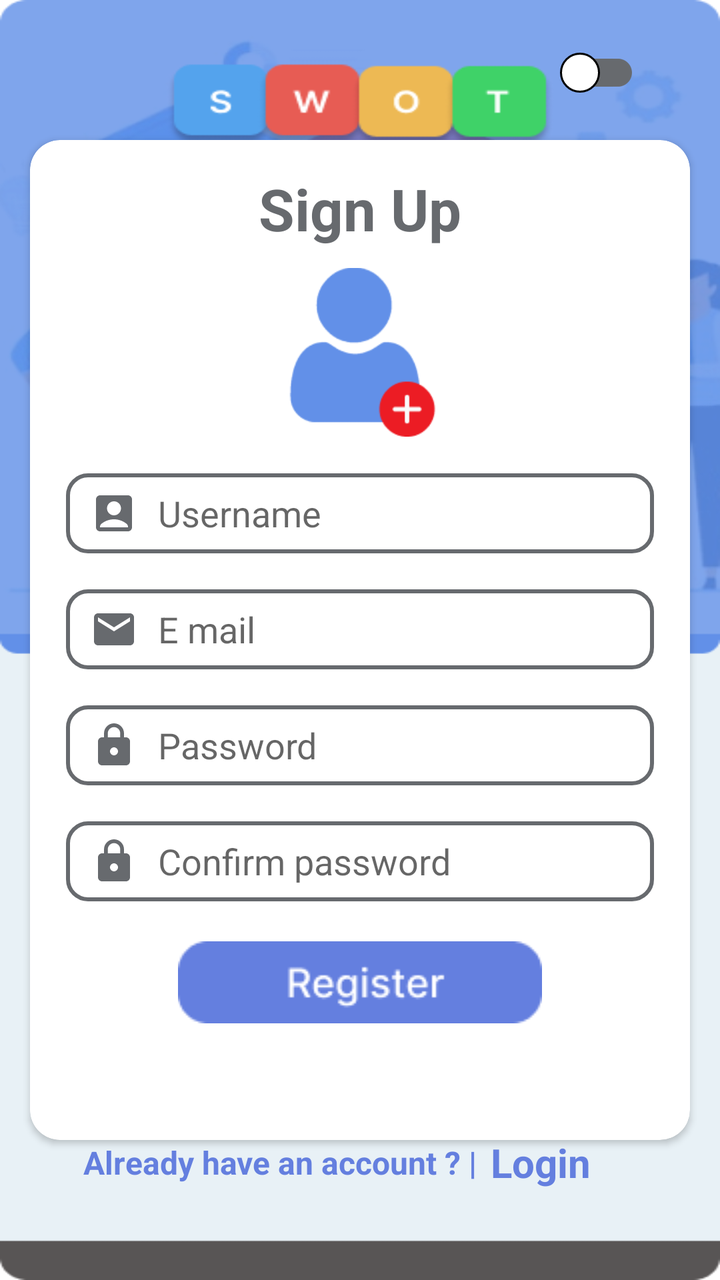
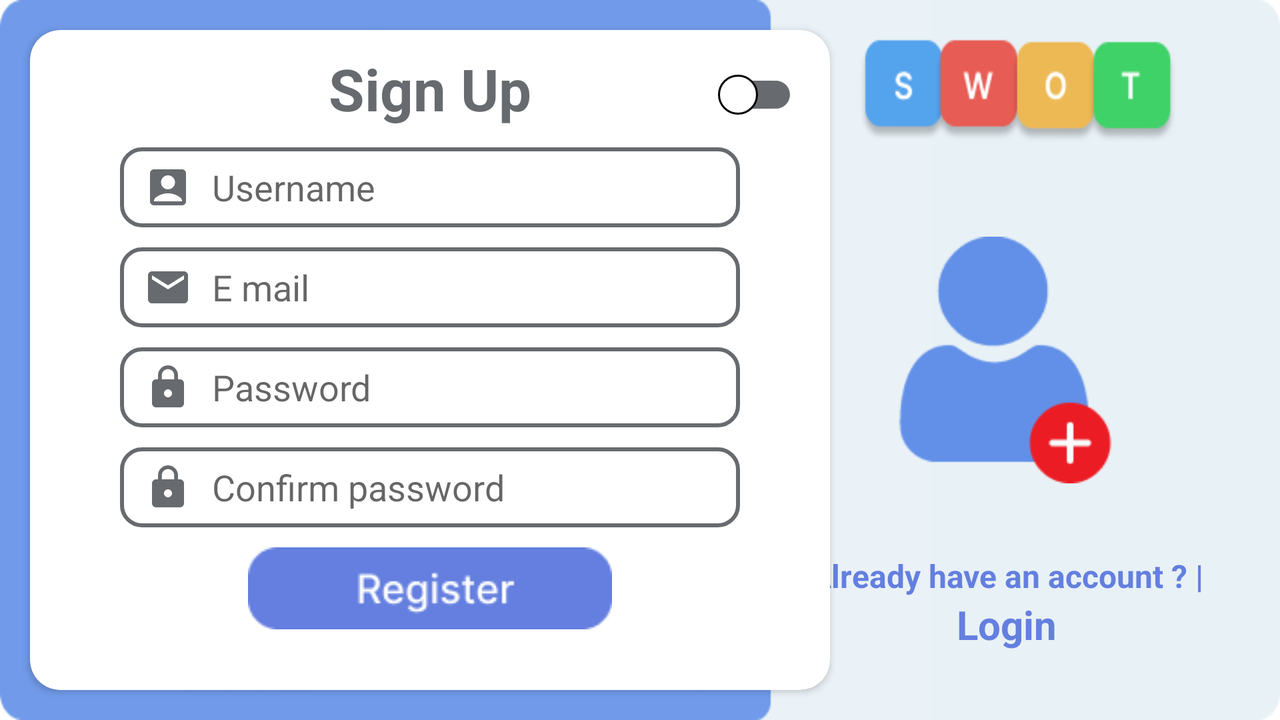

One screen, two layout resources from the same app: the default and the repository's alternative for another configuration. Each is rendered where Android would select it; the XML of both is given below.
<!-- AndroidManifest.xml: application theme Theme.Todotestapp -->
<!-- res/layout/activity_register.xml -->
<?xml version="1.0" encoding="utf-8"?>
<androidx.constraintlayout.widget.ConstraintLayout xmlns:android="http://schemas.android.com/apk/res/android"
    xmlns:app="http://schemas.android.com/apk/res-auto"
    xmlns:tools="http://schemas.android.com/tools"
    android:layout_width="match_parent"
    android:layout_height="match_parent"
    android:background="@drawable/bgreg"
    tools:context=".Register">

    <androidx.cardview.widget.CardView
        android:layout_width="match_parent"
        android:layout_height="500dp"
        android:layout_margin="15dp"
        android:layout_marginStart="22dp"
        android:layout_marginEnd="22dp"
        app:cardCornerRadius="15dp"
        android:background="@color/regbgboxc"
        app:layout_constraintBottom_toBottomOf="parent"
        app:layout_constraintEnd_toEndOf="parent"
        app:layout_constraintStart_toStartOf="parent"
        app:layout_constraintTop_toTopOf="parent">

        <androidx.constraintlayout.widget.ConstraintLayout
            android:layout_width="match_parent"
            android:layout_height="match_parent">

            <TextView
                android:id="@+id/textView7"
                android:layout_width="wrap_content"
                android:layout_height="wrap_content"
                android:layout_marginTop="15dp"
                android:text="Sign Up"
                android:textColor="@color/regtitle"
                android:textSize="29sp"
                android:textStyle="bold"
                app:layout_constraintEnd_toEndOf="parent"
                app:layout_constraintStart_toStartOf="parent"
                app:layout_constraintTop_toTopOf="parent">

            </TextView>

            <ImageView
                android:id="@+id/regProfile"
                android:layout_width="85dp"
                android:layout_height="85dp"
                android:layout_margin="10dp"
                android:layout_marginTop="20dp"
                android:clickable="true"
                app:layout_constraintEnd_toEndOf="@+id/textView7"

                app:layout_constraintStart_toStartOf="@+id/textView7"
                app:layout_constraintTop_toBottomOf="@+id/textView7"
                app:srcCompat="@drawable/regprofile"
                tools:ignore="SpeakableTextPresentCheck" />

            <ImageView
                android:id="@+id/regConfirmUserbtn"
                android:layout_width="wrap_content"
                android:layout_height="wrap_content"
                android:src="@drawable/registerbtn"
                android:layout_marginTop="20dp"
                app:layout_constraintEnd_toEndOf="parent"
                app:layout_constraintStart_toStartOf="parent"
                app:layout_constraintTop_toBottomOf="@+id/regPassword2" />

            <EditText
                android:id="@+id/regEmail"
                android:layout_width="0dp"
                android:layout_height="40dp"
                android:layout_margin="18dp"
                android:layout_marginStart="45dp"
                android:layout_marginEnd="45dp"
                android:background="@drawable/inputtxt"
                android:drawableStart="@drawable/email_focusing"
                android:drawablePadding="10dp"
                android:ems="10"
                android:hint="E mail"
                android:inputType="textEmailAddress"
                android:paddingStart="12dp"
                android:paddingEnd="12dp"
                android:textColor="@color/stndtextcolor"
                app:layout_constraintEnd_toEndOf="parent"
                app:layout_constraintStart_toStartOf="parent"
                app:layout_constraintTop_toBottomOf="@+id/regUsername"
                tools:ignore="TouchTargetSizeCheck" />

            <EditText
                android:id="@+id/regPassword"
                android:layout_width="0dp"
                android:layout_height="40dp"
                android:layout_margin="18dp"
                android:layout_marginStart="45dp"
                android:layout_marginEnd="45dp"
                android:background="@drawable/inputtxt"
                android:drawableStart="@drawable/lock_focusing"
                android:drawablePadding="10dp"
                android:ems="10"
                android:hint="Password"
                android:inputType="textPassword"
                android:paddingStart="12dp"
                android:paddingEnd="12dp"
                android:textColor="@color/stndtextcolor"
                app:layout_constraintEnd_toEndOf="parent"
                app:layout_constraintStart_toStartOf="parent"
                app:layout_constraintTop_toBottomOf="@+id/regEmail"
                tools:ignore="TouchTargetSizeCheck" />

            <EditText
                android:id="@+id/regUsername"
                android:layout_width="0dp"
                android:layout_height="40dp"
                android:layout_margin="18dp"
                android:layout_marginStart="45dp"
                android:layout_marginEnd="45dp"
                android:background="@drawable/inputtxt"
                android:drawableStart="@drawable/iconfocussetting"
                android:drawablePadding="10dp"
                android:ems="10"
                android:hint="Username"
                android:inputType="textPersonName"
                android:paddingStart="12dp"
                android:paddingEnd="12dp"
                android:textColor="@color/stndtextcolor"
                app:layout_constraintEnd_toEndOf="parent"
                app:layout_constraintStart_toStartOf="parent"
                app:layout_constraintTop_toBottomOf="@+id/regProfile"
                tools:ignore="TouchTargetSizeCheck" />

            <EditText
                android:id="@+id/regPassword2"
                android:layout_width="0dp"
                android:layout_height="40dp"
                android:layout_margin="18dp"
                android:layout_marginStart="45dp"
                android:layout_marginEnd="45dp"
                android:background="@drawable/inputtxt"
                android:drawableStart="@drawable/lock_focusing"
                android:drawablePadding="10dp"
                android:ems="10"
                android:hint="Confirm password"
                android:inputType="textPassword"
                android:paddingStart="12dp"
                android:paddingEnd="12dp"
                android:textColor="@color/stndtextcolor"
                app:layout_constraintEnd_toEndOf="parent"
                app:layout_constraintStart_toStartOf="parent"
                app:layout_constraintTop_toBottomOf="@+id/regPassword"
                tools:ignore="TouchTargetSizeCheck" />
        </androidx.constraintlayout.widget.ConstraintLayout>
    </androidx.cardview.widget.CardView>

    <TextView
        android:id="@+id/textView8"
        android:layout_width="wrap_content"
        android:layout_height="wrap_content"
        android:layout_marginBottom="48dp"
        android:text="Already have an account ? |"
        android:textColor="@color/bluetext"
        android:textSize="16sp"
        android:textStyle="bold"
        app:layout_constraintBottom_toBottomOf="parent"
        app:layout_constraintEnd_toEndOf="parent"
        app:layout_constraintHorizontal_bias="0.255"
        app:layout_constraintStart_toStartOf="parent" />

    <TextView
        android:id="@+id/regbackbtn"
        android:layout_width="wrap_content"
        android:layout_height="wrap_content"
        android:layout_marginStart="7dp"
        android:clickable="true"
        android:text="Login"
        android:textColor="@color/bluetext"
        android:textSize="20sp"
        android:textStyle="bold"
        app:layout_constraintBottom_toBottomOf="@+id/textView8"
        app:layout_constraintStart_toEndOf="@+id/textView8"
        app:layout_constraintTop_toTopOf="@+id/textView8"
        tools:ignore="TouchTargetSizeCheck" />

    <androidx.appcompat.widget.SwitchCompat
        android:id="@+id/daynightswitch"
        android:layout_width="61dp"
        android:layout_height="41dp"
        android:layout_marginTop="16dp"
        android:layout_marginEnd="40dp"
        android:thumb="@drawable/thumb"
        app:layout_constraintEnd_toEndOf="parent"
        app:layout_constraintTop_toTopOf="parent"
        app:trackTint="@color/regtitle"
        tools:ignore="UseSwitchCompatOrMaterialXml,TouchTargetSizeCheck" />


</androidx.constraintlayout.widget.ConstraintLayout>
<!-- resources referenced by this layout -->
<resources>
  <color name="bluetext">#647FDF</color>
  <color name="regbgboxc">#FFFFFFFF</color>
  <color name="regtitle">#676A6E</color>
  <color name="stndtextcolor">#647FDF</color>
  <!-- drawable email_focusing (drawable) -->
  <?xml version="1.0" encoding="utf-8"?>
  <selector xmlns:android="http://schemas.android.com/apk/res/android">
      <item android:state_focused="false" android:drawable="@drawable/icon_email"/>
  
      <item android:state_focused="true" android:drawable="@drawable/icon_email_focused"/>
  </selector>
  <!-- drawable iconfocussetting (drawable) -->
  <?xml version="1.0" encoding="utf-8"?>
  <selector xmlns:android="http://schemas.android.com/apk/res/android">
      <item android:state_focused="false" android:drawable="@drawable/textpic_user"/>
  
      <item android:state_focused="true" android:drawable="@drawable/textpic_focused"/>
  
  </selector>
  <!-- drawable lock_focusing (drawable) -->
  <?xml version="1.0" encoding="utf-8"?>
  <selector xmlns:android="http://schemas.android.com/apk/res/android">
      <item android:state_focused="false" android:drawable="@drawable/icon_lock"/>
  
      <item android:state_focused="true" android:drawable="@drawable/icon_lock_focused"/>
  </selector>
  <!-- drawable icon_email (drawable) -->
  <vector android:height="24dp" android:tint="@color/regtitle"
      android:viewportHeight="24" android:viewportWidth="24"
      android:width="24dp" xmlns:android="http://schemas.android.com/apk/res/android">
      <path android:fillColor="@android:color/white" android:pathData="M20,4L4,4c-1.1,0 -1.99,0.9 -1.99,2L2,18c0,1.1 0.9,2 2,2h16c1.1,0 2,-0.9 2,-2L22,6c0,-1.1 -0.9,-2 -2,-2zM20,8l-8,5 -8,-5L4,6l8,5 8,-5v2z"/>
  </vector>
  <!-- drawable icon_email_focused (drawable) -->
  <vector android:height="24dp" android:tint="@color/stndtextcolor"
      android:viewportHeight="24" android:viewportWidth="24"
      android:width="24dp" xmlns:android="http://schemas.android.com/apk/res/android">
      <path android:fillColor="@android:color/white" android:pathData="M20,4L4,4c-1.1,0 -1.99,0.9 -1.99,2L2,18c0,1.1 0.9,2 2,2h16c1.1,0 2,-0.9 2,-2L22,6c0,-1.1 -0.9,-2 -2,-2zM20,8l-8,5 -8,-5L4,6l8,5 8,-5v2z"/>
  </vector>
  <!-- drawable icon_lock (drawable) -->
  <vector android:height="24dp" android:tint="@color/regtitle"
      android:viewportHeight="24" android:viewportWidth="24"
      android:width="24dp" xmlns:android="http://schemas.android.com/apk/res/android">
      <path android:fillColor="@android:color/white" android:pathData="M18,8h-1L17,6c0,-2.76 -2.24,-5 -5,-5S7,3.24 7,6v2L6,8c-1.1,0 -2,0.9 -2,2v10c0,1.1 0.9,2 2,2h12c1.1,0 2,-0.9 2,-2L20,10c0,-1.1 -0.9,-2 -2,-2zM12,17c-1.1,0 -2,-0.9 -2,-2s0.9,-2 2,-2 2,0.9 2,2 -0.9,2 -2,2zM15.1,8L8.9,8L8.9,6c0,-1.71 1.39,-3.1 3.1,-3.1 1.71,0 3.1,1.39 3.1,3.1v2z"/>
  </vector>
  <!-- drawable icon_lock_focused (drawable) -->
  <vector android:height="24dp" android:tint="@color/stndtextcolor"
      android:viewportHeight="24" android:viewportWidth="24"
      android:width="24dp" xmlns:android="http://schemas.android.com/apk/res/android">
      <path android:fillColor="@android:color/white" android:pathData="M18,8h-1L17,6c0,-2.76 -2.24,-5 -5,-5S7,3.24 7,6v2L6,8c-1.1,0 -2,0.9 -2,2v10c0,1.1 0.9,2 2,2h12c1.1,0 2,-0.9 2,-2L20,10c0,-1.1 -0.9,-2 -2,-2zM12,17c-1.1,0 -2,-0.9 -2,-2s0.9,-2 2,-2 2,0.9 2,2 -0.9,2 -2,2zM15.1,8L8.9,8L8.9,6c0,-1.71 1.39,-3.1 3.1,-3.1 1.71,0 3.1,1.39 3.1,3.1v2z"/>
  </vector>
  <color name="black">#FF000000</color>
  <color name="white">#FFFFFFFF</color>
  <color name="purple_500">#FF6200EE</color>
  <color name="teal_200">#FF03DAC5</color>
  <color name="teal_700">#FF018786</color>
</resources>
<!-- res/layout-land/activity_register.xml (the repository's variant of the layout above) -->
<!-- drawn on the phone turned sideways -->
<?xml version="1.0" encoding="utf-8"?>
<androidx.constraintlayout.widget.ConstraintLayout xmlns:android="http://schemas.android.com/apk/res/android"
    xmlns:app="http://schemas.android.com/apk/res-auto"
    xmlns:tools="http://schemas.android.com/tools"
    android:layout_width="match_parent"
    android:layout_height="match_parent"
    android:background="@drawable/regbg_land"
    tools:context=".Register">

    <androidx.cardview.widget.CardView
        android:layout_width="400dp"
        android:layout_height="match_parent"
        android:layout_margin="15dp"
        android:layout_marginStart="30dp"

        android:background="@color/regbgboxc"
        app:cardCornerRadius="15dp"
        app:layout_constraintBottom_toBottomOf="parent"

        app:layout_constraintStart_toStartOf="parent"
        app:layout_constraintTop_toTopOf="parent">

        <androidx.constraintlayout.widget.ConstraintLayout
            android:layout_width="match_parent"
            android:layout_height="match_parent">

            <TextView
                android:id="@+id/textView7"
                android:layout_width="wrap_content"
                android:layout_height="wrap_content"
                android:layout_marginTop="10dp"
                android:text="Sign Up"
                android:textColor="@color/regtitle"
                android:textSize="29sp"
                android:textStyle="bold"
                app:layout_constraintEnd_toEndOf="parent"
                app:layout_constraintStart_toStartOf="parent"
                app:layout_constraintTop_toTopOf="parent">

            </TextView>

            <ImageView
                android:id="@+id/regConfirmUserbtn"
                android:layout_width="wrap_content"
                android:layout_height="wrap_content"
                android:layout_marginTop="10dp"
                android:src="@drawable/registerbtn"
                app:layout_constraintEnd_toEndOf="parent"
                app:layout_constraintStart_toStartOf="parent"
                app:layout_constraintTop_toBottomOf="@+id/regPassword2" />

            <EditText
                android:id="@+id/regEmail"
                android:layout_width="0dp"
                android:layout_height="40dp"
                android:layout_marginTop="10dp"
                android:layout_marginStart="45dp"
                android:layout_marginEnd="45dp"
                android:background="@drawable/inputtxt"
                android:drawableStart="@drawable/email_focusing"
                android:drawablePadding="10dp"
                android:ems="10"
                android:hint="E mail"
                android:inputType="textEmailAddress"
                android:paddingStart="12dp"
                android:paddingEnd="12dp"
                android:textColor="@color/stndtextcolor"
                app:layout_constraintEnd_toEndOf="parent"
                app:layout_constraintStart_toStartOf="parent"
                app:layout_constraintTop_toBottomOf="@+id/regUsername" />

            <EditText
                android:id="@+id/regPassword"
                android:layout_width="0dp"
                android:layout_height="40dp"
               android:layout_marginTop="10dp"
                android:layout_marginStart="45dp"
                android:layout_marginEnd="45dp"
                android:background="@drawable/inputtxt"
                android:drawableStart="@drawable/lock_focusing"
                android:drawablePadding="10dp"
                android:ems="10"
                android:hint="Password"
                android:inputType="textPassword"
                android:paddingStart="12dp"
                android:paddingEnd="12dp"
                android:textColor="@color/stndtextcolor"
                app:layout_constraintEnd_toEndOf="parent"
                app:layout_constraintStart_toStartOf="parent"
                app:layout_constraintTop_toBottomOf="@+id/regEmail" />

            <EditText
                android:id="@+id/regUsername"
                android:layout_width="0dp"
                android:layout_height="40dp"
                android:layout_marginTop="10dp"

                android:layout_marginStart="45dp"
                android:layout_marginEnd="45dp"
                android:background="@drawable/inputtxt"
                android:drawableStart="@drawable/iconfocussetting"
                android:drawablePadding="10dp"
                android:ems="10"
                android:hint="Username"
                android:inputType="textPersonName"
                android:paddingStart="12dp"
                android:paddingEnd="12dp"
                android:textColor="@color/stndtextcolor"
                app:layout_constraintEnd_toEndOf="parent"

                app:layout_constraintStart_toStartOf="parent"
                app:layout_constraintTop_toBottomOf="@+id/textView7" />

            <EditText
                android:id="@+id/regPassword2"
                android:layout_width="0dp"
                android:layout_height="40dp"
                android:layout_marginTop="10dp"
                android:layout_marginStart="45dp"
                android:layout_marginEnd="45dp"
                android:background="@drawable/inputtxt"
                android:drawableStart="@drawable/lock_focusing"
                android:drawablePadding="10dp"
                android:ems="10"
                android:hint="Confirm password"
                android:inputType="textPassword"
                android:paddingStart="12dp"
                android:paddingEnd="12dp"
                android:textColor="@color/stndtextcolor"
                app:layout_constraintEnd_toEndOf="parent"
                app:layout_constraintStart_toStartOf="parent"
                app:layout_constraintTop_toBottomOf="@+id/regPassword" />

            <androidx.appcompat.widget.SwitchCompat
                android:id="@+id/daynightswitch"
                android:layout_width="61dp"
                android:layout_height="41dp"
                android:thumb="@drawable/thumb"
                app:trackTint="@color/regtitle"
                android:layout_marginTop="12dp"
                android:layout_marginEnd="16dp"
                app:layout_constraintEnd_toEndOf="parent"
                app:layout_constraintTop_toTopOf="parent"
                tools:ignore="UseSwitchCompatOrMaterialXml" />
        </androidx.constraintlayout.widget.ConstraintLayout>
    </androidx.cardview.widget.CardView>

    <TextView
        android:id="@+id/textView8"
        android:layout_width="wrap_content"
        android:layout_height="wrap_content"
        android:layout_marginTop="32dp"
        android:text="Already have an account ? |"
        android:textColor="@color/bluetext"
        android:textSize="16sp"
        android:textStyle="bold"
        app:layout_constraintEnd_toEndOf="@+id/regProfile"
        app:layout_constraintHorizontal_bias="0.468"
        app:layout_constraintStart_toStartOf="@+id/regProfile"
        app:layout_constraintTop_toBottomOf="@+id/regProfile" />

    <TextView
        android:id="@+id/regbackbtn"
        android:layout_width="wrap_content"
        android:layout_height="wrap_content"

        android:clickable="true"
        android:text="Login"
        android:textColor="@color/bluetext"
        android:textSize="20sp"
        android:textStyle="bold"
        app:layout_constraintEnd_toEndOf="@+id/textView8"
        app:layout_constraintStart_toStartOf="@+id/textView8"
        app:layout_constraintTop_toBottomOf="@+id/textView8" />

    <ImageView
        android:id="@+id/regProfile"
        android:layout_width="124dp"
        android:layout_height="130dp"


        android:clickable="true"
        app:layout_constraintBottom_toBottomOf="parent"
        app:layout_constraintEnd_toEndOf="parent"
        app:layout_constraintStart_toStartOf="@+id/guideline2"
        app:layout_constraintTop_toTopOf="parent"
        app:srcCompat="@drawable/regprofile" />

    <androidx.constraintlayout.widget.Guideline
        android:id="@+id/guideline2"
        android:layout_width="wrap_content"
        android:layout_height="wrap_content"
        android:orientation="vertical"
        app:layout_constraintGuide_end="278dp" />


</androidx.constraintlayout.widget.ConstraintLayout>
